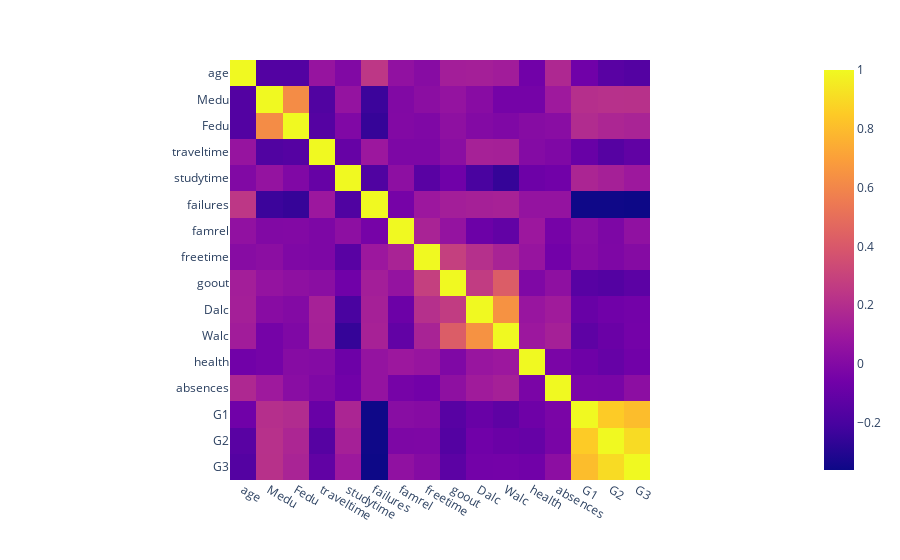

This figure's notebook cell:
### Code cell
px.imshow(df.corr())

### Figure 1 — Plotly figure (JSON) as saved in the notebook; plotly's stock layout.template omitted (floating-point values rounded to 4 significant figures; data arrays with more than 128 entries replaced by an {"elided": "..."} marker saying what was removed)
{"data": [{"coloraxis": "coloraxis", "hovertemplate": "x: %{x}<br>y: %{y}<br>color: %{z}<extra></extra>", "name": "0", "type": "heatmap", "x": ["age", "Medu", "Fedu", "traveltime", "studytime", "failures", "famrel", "freetime", "goout", "Dalc", "Walc", "health", "absences", "G1", "G2", "G3"], "xaxis": "x", "y": ["age", "Medu", "Fedu", "traveltime", "studytime", "failures", "famrel", "freetime", "goout", "Dalc", "Walc", "health", "absences", "G1", "G2", "G3"], "yaxis": "y", "z": {"elided": "16x16 float values"}}], "layout": {"coloraxis": {"colorscale": [[0, "#0d0887"], [0.1111, "#46039f"], [0.2222, "#7201a8"], [0.3333, "#9c179e"], [0.4444, "#bd3786"], [0.5556, "#d8576b"], [0.6667, "#ed7953"], [0.7778, "#fb9f3a"], [0.8889, "#fdca26"], [1, "#f0f921"]]}, "margin": {"t": 60}, "xaxis": {"anchor": "y", "constrain": "domain", "domain": [0, 1], "scaleanchor": "y"}, "yaxis": {"anchor": "x", "autorange": "reversed", "constrain": "domain", "domain": [0, 1]}}}
